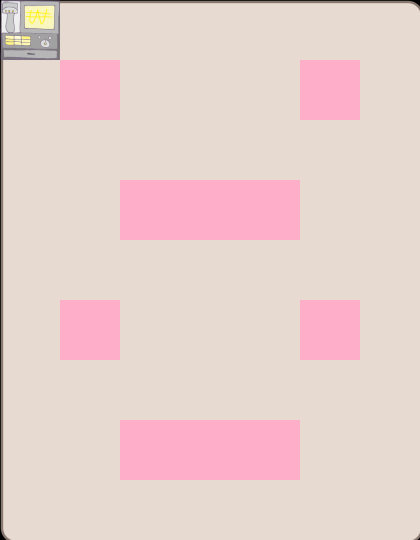

This is a level from a 2D game, rendered from its Tiled map with the project's own tilesets. A one-line summary and the map file follow, with tile-layer data summarised:
An orthogonal 7x9 tile map with 60x60 px tiles, 3 tile layers (background, wall, Items), 3 tilesets and 12 objects (character, counter, item1, item4, item2, ...).

<map version="1.0" orientation="orthogonal" width="7" height="9" tilewidth="60" tileheight="60">
 <tileset firstgid="1" name="wall" tilewidth="60" tileheight="60">
  <image source="wall.png" width="120" height="120" />
 </tileset>
 <tileset firstgid="5" name="background1" tilewidth="60" tileheight="60">
  <image source="background1.png" width="424" height="544" />
 </tileset>
 <tileset firstgid="68" source="metaset1.tsx" />
 <layer name="background" width="7" height="9">
  <data>[63 cells, 63 non-empty, 63 distinct tile ids]</data>
 </layer>
 <layer name="wall" width="7" height="9">
  <data>[63 cells, 11 non-empty, 4 distinct tile ids]</data>
 </layer>
 <layer name="Items" width="7" height="9">
  <data>[63 cells, 10 non-empty, 1 distinct tile ids]</data>
 </layer>
 <objectgroup name="object" width="7" height="9">
  <object name="character" x="181" y="242" width="55" height="54" />
 </objectgroup>
 <objectgroup name="endPoint" width="7" height="9">
  <object name="counter" x="1" y="1" width="56" height="57" />
 </objectgroup>
 <objectgroup name="items" width="7" height="9">
  <object name="item1" x="245" y="120" width="51" height="58" />
  <object name="item4" x="245" y="364" width="55" height="52" />
  <object name="item2" x="64" y="241" width="51" height="56" />
  <object name="item3" x="127" y="362" width="50" height="53" />
 </objectgroup>
 <objectgroup name="foods" width="7" height="9">
  <object name="food1" x="363" y="1" width="54" height="56" />
  <object name="food4" x="304" y="242" width="54" height="56" />
  <object name="food6" x="9" y="484" width="46" height="51" />
  <object name="food2" x="244" y="61" width="52" height="55" />
  <object name="food5" x="304" y="419" width="55" height="57" />
  <object name="food3" x="63" y="125" width="55" height="51" />
 </objectgroup>
</map>
